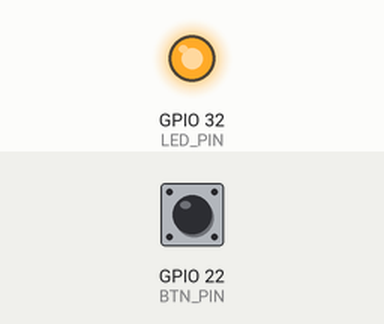
This program was run on a simulated ESP32. Parts: output pins drawn as LEDs (lit = HIGH). The test bench sets the inputs (shaded band); at power-on: GPIO 22 (BTN_PIN) LOW. WiFi joins after 1.5 s; servers stay silent unless stated; storage starts empty; not simulated (calls return 0 or success): wifi_creds.h; what the program prints to the serial monitor is not drawn.

Above: at 6.7 s.
6.8 s: GPIO 22 (BTN_PIN) pulled HIGH for 0.15 s
At 7.6 s:
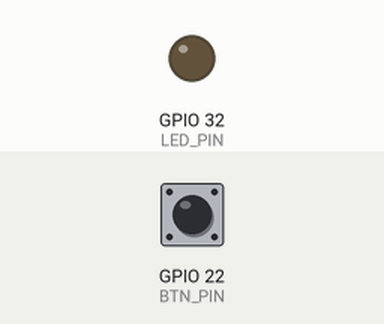
8.4 s: GPIO 22 (BTN_PIN) pulled HIGH for 1 s
At 10.1 s:
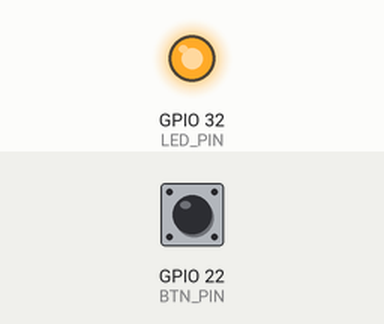
Timing chart, 0 to 11.6 s (numbered marks = the images above; inputs shaded):
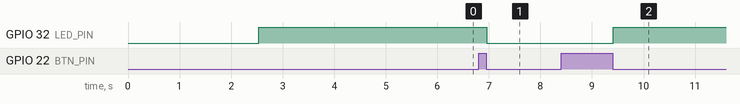

The program:

main.cpp
```cpp
// -----------------------------------------------------------------------------
//  █▀▀  █░░  ▄▀█  █░ █▀█    █▀▀  █░█  ▄▀█    █▀█  █▀█  █▀█  ░░█  █▀▀  █▀▀  ▀█▀
//  █▀░  █▄▄  █▀█  █░ █▀▄    ██▄  ▀▄▀  █▀█    █▀▀  █▀▄  █▄█  █▄█  ██▄  █▄▄  ░█░
// -----------------------------------------------------------------------------

#include <Arduino.h>
#include <SPIFFS.h>
#include <WiFi.h>
// #include <AsyncTCP.h>
#include <ESPAsyncWebServer.h>
#include <wifi_creds.h>   // Include WiFi Creds -> src/wifi_creds.h

#define LED_PIN 32
#define BTN_PIN 22

const uint8_t DEBOUNCE_DELAY = 10;

// ----------------------------------------------------------------------------
// Define Led
// ----------------------------------------------------------------------------
struct Led {
  uint8_t pin;
  bool    on;

  void update() {
      digitalWrite(pin, on ? HIGH : LOW);
  }
};

// ----------------------------------------------------------------------------
// Define Button
// ----------------------------------------------------------------------------
struct Button {
  uint8_t  pin;
  bool     lastReading;
  uint32_t lastDebounceTime;
  uint16_t state;

  // methods determining the logical state of the button
  bool pressed()                {return state == 1;}
  bool released()               {return state == 0xffff;}
  bool held(uint16_t count = 0) {return state > 1 + count && state < 0xffff;}

  // method for reading the physical state of the button
  void read() {
      // reads the voltage on the pin connected to the button
      bool reading = digitalRead(pin);

      // if the logic level has changed since the last reading...
      // we reset the timer which counts down the necessary time
      // beyond which we can consider that the bouncing effect
      // has passed.
      if (reading != lastReading) {
          lastDebounceTime = millis();
      }

      // from the moment we're out of the bouncing phase...
      // the actual status of the button can be determined
      if (millis() - lastDebounceTime > DEBOUNCE_DELAY) {
          // don't forget that the read pin is pulled-up
          bool pressed = reading == LOW;
          if (pressed) {
              if (state  < 0xfffe) state++;
              else if (state == 0xfffe) state = 2;
          } else if (state) {
              state = state == 0xffff ? 0 : 0xffff;
          }
      }

      // finally, each new reading is saved
      lastReading = reading;
  }
};

// ----------------------------------------------------------------------------
// WebServer/Socket Helpers
// ----------------------------------------------------------------------------
Led led =       {LED_PIN, false};
Button button = {BTN_PIN, HIGH, 0, 0};

// ----------------------------------------------------------------------------
// WebServer/Socket Helpers
// ----------------------------------------------------------------------------
AsyncWebServer server(80);
AsyncWebSocket ws("/ws");

// WiFI Setup
void initWiFi() {
  WiFi.mode(WIFI_STA);
  WiFi.begin(WIFI_SSID, WIFI_PASS);
  Serial.printf("Trying to connect [%s] ", WiFi.macAddress().c_str());
  while (WiFi.status() != WL_CONNECTED) {
    Serial.print(".");
    delay(500);
  }
  Serial.printf(" %s\n", WiFi.localIP().toString().c_str());
}

// Rendering Template "Engine"
String processor(const String &var) {
  // return String("testing");
  return String(var == "STATE" && led.on ? "on" : "off");
}

// SPIFFS Filesystem Setup
void initSPIFFS() {
  if (!SPIFFS.begin()) {
    Serial.println("Error mounting SPIFFS volume.");
  }else{
    Serial.println("Mounted SPIFFS volume successfully.");
  }
}

// Request: Root Handler
void onRootRequest(AsyncWebServerRequest *request) {
  Serial.println("/index.html requested.");
  request->send(SPIFFS, "/index.html", "text/html", false, processor);
}

// Server Init/Routing
void initWebServer() {
  server.on("/", onRootRequest);
  server.serveStatic("/", SPIFFS, "/");
  server.begin();
}

// WebSocket Event Handler
void onEvent(AsyncWebSocket       *server,
              AsyncWebSocketClient *client,
              AwsEventType          type,
              void                 *arg,
              uint8_t              *data,
              size_t                len)
{
  switch (type) {
    case WS_EVT_CONNECT:
      Serial.printf("WebSocket client #%u connected from %s\n",
                    client->id(), client->remoteIP().toString().c_str());
      break;
    case WS_EVT_DISCONNECT:
      Serial.printf("WebSocket client #%u disconnected\n",
                    client->id());
      break;
    case WS_EVT_DATA:
    case WS_EVT_PONG:
    case WS_EVT_ERROR:
      break;
  }
}

// WebSocket Init
void initWebSocket() {
  ws.onEvent(onEvent);
  server.addHandler(&ws);
}

// ----------------------------------------------------------------------------
// Sending Data to WebSocket Clients
// ----------------------------------------------------------------------------
void notifyClients() {
  ws.textAll("led blinked.");
  // ws.textAll(led.on ? "on" : "off");
}

// ----------------------------------------------------------------------------
// Main Sketch
// ----------------------------------------------------------------------------
void setup() {
  // pinMode(32, OUTPUT);
  pinMode(led.pin,    OUTPUT);
  pinMode(button.pin, INPUT);

  Serial.begin(115200); delay(1000);
  Serial.println("welcome to flavortown. 🌭");
  Serial.println("did you update the filesystem?");

  initSPIFFS();
  initWiFi();
  // delay(1000);
  initWebSocket();
  initWebServer();
}

void loop() {
  ws.cleanupClients();

  button.read();
  if (button.pressed()) led.on = !led.on;

  led.update();

  // digitalWrite(32, HIGH);
  // delay(1000);
  // digitalWrite(32, LOW);
  // delay(500);
  // notifyClients();
}
```

Measured:
- after the input at 6.8 s, GPIO 32 (LED_PIN): HIGH → LOW after 0.16 s
- after the input at 8.4 s, GPIO 32 (LED_PIN): LOW → HIGH after 1.0 s
